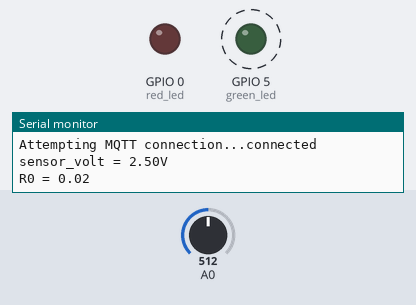
Bench run of a sketch on a simulated ESP8266 (NodeMCU). On the bench: output pins drawn as LEDs (lit = HIGH), the last lines printed to the serial monitor. Dashed ring = blinking. The test bench sets the inputs (shaded band); at power-on: A0 = 512. WiFi joins after 1.5 s; servers stay silent unless stated; random numbers use the default seed unless the sketch sets one; no MQTT or app messages arrive unless stated.

Above: at 2.7 s.
2.8 s: A0 set to 316
5.5 s: A0 set to 287
At 6.4 s:
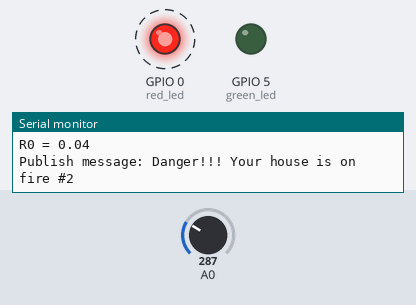
13.5 s: A0 set to 306
At 14.4 s:
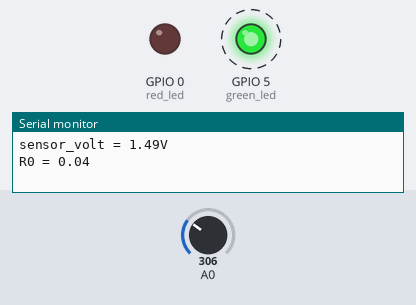
16.5 s: A0 set to 122
At 19.3 s:
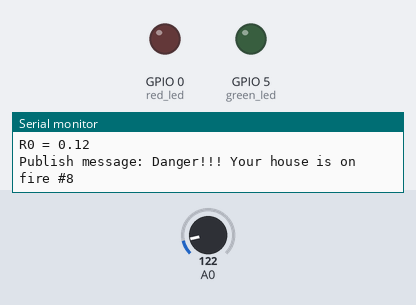
Timing chart, 0 to 20.5 s (numbered marks = the images above; inputs shaded):
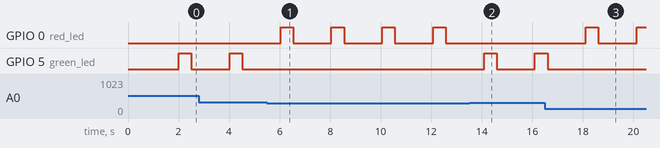

Measured:
- the behaviour switches between 302 and 301 on A0 (found by bisection; images 0 and 1)
- after the input at 5.5 s, GPIO 0 (red_led): alternates HIGH for 0.50 s and LOW for 1.5 s, starting after 0.54 s
- after the input at 13.5 s, GPIO 5 (green_led): LOW → HIGH after 0.59 s, → LOW 0.50 s later, → HIGH 1.5 s later
- after the input at 16.5 s, GPIO 0 (red_led): LOW → HIGH after 1.6 s, → LOW 0.50 s later, → HIGH 1.5 s later

The sketch:

smokedetector.ino
```cpp
#include <ESP8266WiFi.h>
#include <PubSubClient.h>

const int red_led = 0;
const int green_led = 5;
const char* ssid = "AndroidAP";
const char* password = "qxln5433";
const char* mqtt_server = "broker.mqtt-dashboard.com";

WiFiClient espClient;
PubSubClient client(espClient);
long lastMsg = 0;
char msg[50];
int value = 0;

void setup_wifi() {

  delay(10);
  Serial.println();
  Serial.print("Connecting to ");
  Serial.println(ssid);

  WiFi.begin(ssid, password);

  while (WiFi.status() != WL_CONNECTED)
  {
    delay(500);
    Serial.print(".");
  }

  randomSeed(micros());

  Serial.println("");
  Serial.println("WiFi connected");
  Serial.println("IP address: ");
  Serial.println(WiFi.localIP());
}
void callback(char* topic, byte* payload, unsigned int length)
{
  Serial.print("Message arrived [");
  Serial.print(topic);
  Serial.print("] ");
  for (int i = 0; i < length; i++)
  {
    Serial.print((char)payload[i]);
  }
  Serial.println();

}
void reconnect()
{
  // Loop until we're reconnected
  while (!client.connected())
  {
    Serial.print("Attempting MQTT connection...");
    // Create a random client ID
    String clientId = "ESP8266Client-";
    clientId += String(random(0xffff), HEX);
    // Attempt to connect
    if (client.connect(clientId.c_str())) {
      Serial.println("connected");
      // Once connected, publish an announcement...
      //client.publish("arzu", "hi SIT");
      // ... and resubscribe
      client.subscribe("arzu");
    }
    else
    {
      Serial.print("failed, rc=");
      Serial.print(client.state());
      Serial.println(" try again in 5 seconds");
      // Wait 5 seconds before retrying
      delay(5000);
    }
  }
}

void setup()
{
    Serial.begin(115200);
    pinMode(red_led,OUTPUT);
    pinMode(green_led,OUTPUT);
    setup_wifi();
    client.setServer(mqtt_server, 1883);
    client.setCallback(callback);
}

void loop()
{
    if (!client.connected())
    {
      reconnect();
    }
    client.loop();

    long now = millis();
    if (now - lastMsg > 2000)
    {
      float sensor_volt;
      float RS_air; //  Get the value of RS via in a clear air
      float R0;  // Get the value of R0 via in Alcohol
      float sensorValue;

      /*--- Get a average data by testing 100 times ---*/
      for(int x = 0 ; x < 100 ; x++)
      {
        sensorValue = sensorValue + analogRead(A0);
      }
      sensorValue = sensorValue/100.0;
      /*-----------------------------------------------*/

      sensor_volt = sensorValue/1024*5.0;
      RS_air = (5.0-sensor_volt)/sensor_volt; // omit *RL
      R0 = RS_air/60.0; // The ratio of RS/R0 is 60 in a clear air from Graph (Found using WebPlotDigitizer)

      Serial.print("sensor_volt = ");
      Serial.print(sensor_volt);
      Serial.println("V");

      Serial.print("R0 = ");
      Serial.println(R0);
      if(R0>0.04)//you can set the value which exceed the normal value in your area in my case it was 0.04

      {
        snprintf (msg, 75, "Danger!!! Your house is on fire #%ld", value);
        Serial.print("Publish message: ");
        Serial.println(msg);
        client.publish("arzu", msg);
        digitalWrite(red_led,HIGH);
        delay(500);
        digitalWrite(red_led,LOW);
        delay(500);
      }
      else
      {
        digitalWrite(green_led,HIGH);
        delay(500);
        digitalWrite(green_led,LOW);
        delay(500);
      }
      delay(1000);
      lastMsg = now;
      ++value;

    }


}
```
